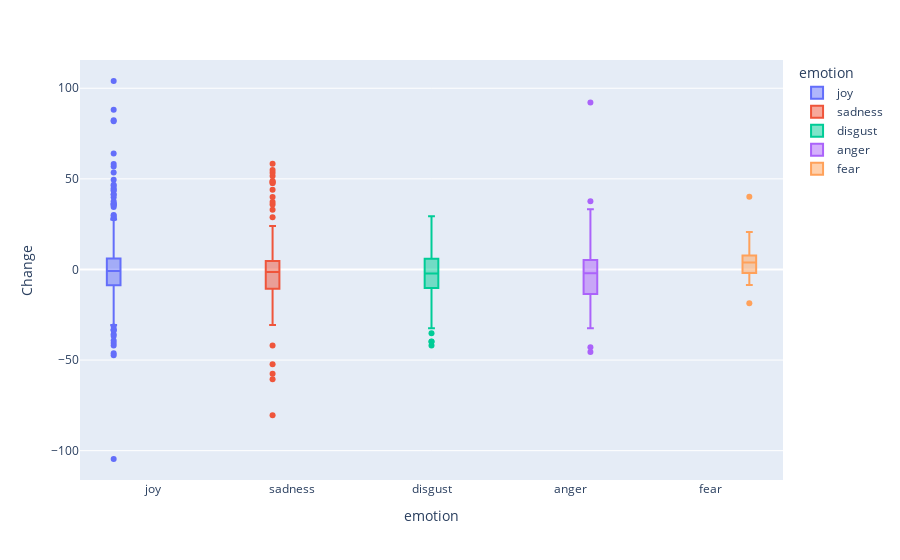
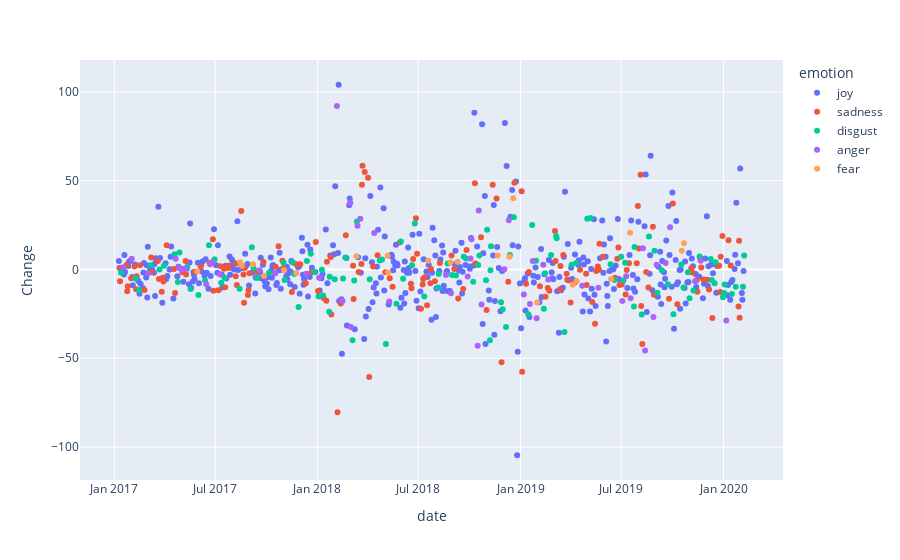

Source (notebook cell) for these figures, in order:
### Code cell
financial_analysis(twitter_d, S_and_P500, "S&P500")

### Figure 1 — Plotly figure (JSON) as saved in the notebook; plotly's stock layout.template omitted (floating-point values rounded to 4 significant figures; data arrays with more than 128 entries replaced by an {"elided": "..."} marker saying what was removed)
{"data": [{"alignmentgroup": "True", "hovertemplate": "emotion=%{x}<br>Change=%{y}<extra></extra>", "legendgroup": "joy", "marker": {"color": "#636efa"}, "name": "joy", "notched": false, "offsetgroup": "joy", "orientation": "v", "showlegend": true, "type": "box", "x": {"elided": "399 str values"}, "x0": " ", "xaxis": "x", "y": {"elided": "399 float values"}, "y0": " ", "yaxis": "y"}, {"alignmentgroup": "True", "hovertemplate": "emotion=%{x}<br>Change=%{y}<extra></extra>", "legendgroup": "sadness", "marker": {"color": "#EF553B"}, "name": "sadness", "notched": false, "offsetgroup": "sadness", "orientation": "v", "showlegend": true, "type": "box", "x": {"elided": "178 str values"}, "x0": " ", "xaxis": "x", "y": {"elided": "178 float values"}, "y0": " ", "yaxis": "y"}, {"alignmentgroup": "True", "hovertemplate": "emotion=%{x}<br>Change=%{y}<extra></extra>", "legendgroup": "disgust", "marker": {"color": "#00cc96"}, "name": "disgust", "notched": false, "offsetgroup": "disgust", "orientation": "v", "showlegend": true, "type": "box", "x": ["disgust", "disgust", "disgust", "disgust", "disgust", "disgust", "disgust", "disgust", "disgust", "disgust", "disgust", "disgust", "disgust", "disgust", "disgust", "disgust", "disgust", "disgust", "disgust", "disgust", "disgust", "disgust", "disgust", "disgust", "disgust", "disgust", "disgust", "disgust", "disgust", "disgust", "disgust", "disgust", "disgust", "disgust", "disgust", "disgust", "disgust", "disgust", "disgust", "disgust", "disgust", "disgust", "disgust", "disgust", "disgust", "disgust", "disgust", "disgust", "disgust", "disgust", "disgust", "disgust", "disgust", "disgust", "disgust", "disgust", "disgust", "disgust", "disgust", "disgust", "disgust", "disgust", "disgust", "disgust", "disgust", "disgust", "disgust", "disgust", "disgust", "disgust", "disgust", "disgust", "disgust", "disgust", "disgust", "disgust", "disgust", "disgust", "disgust", "disgust", "disgust", "disgust", "disgust", "disgust", "disgust", "disgust", "disgust", "disgust", "disgust", "disgust", "disgust", "disgust", "disgust", "disgust", "disgust", "disgust", "disgust", "disgust", "disgust", "disgust", "disgust", "disgust", "disgust", "disgust", "disgust", "disgust", "disgust", "disgust", "disgust", "disgust", "disgust", "disgust", "disgust", "disgust", "disgust"], "x0": " ", "xaxis": "x", "y": [-1.9, -5.1, -11.5, 2.4, 0, 2.1, 8.6, -7.1, 9.5, 1.5, -11, -14.4, -6.2, 13.6, 5.8, -7.5, -4.7, -10.9, 12.5, 0.8, -4.6, -1.9, 3.8, -5.9, 4.1, -2.6, -21.1, 4.7, 8.9, -1.4, -15.2, -0.1, -14.6, -23.8, -4.1, -5.5, -5.1, 6.7, -39.9, -6.2, 27, -5.5, 5.1, 5.6, -42, -19.3, 15.7, -5.2, 2.4, 25.9, -15.2, -10.1, -2.5, 3.3, -3.1, -3.4, 7.1, 6.2, -6.9, 2.5, 7.9, -6.1, 22.4, -39.8, -0.5, 13.1, -18.4, -22.4, -32.4, 8.2, 29.4, -25.2, 25, 4.9, -22.1, -2.2, 8.2, 18.8, 17.6, -35.2, 2.7, 3.6, 28.6, 29, 2.9, -5.9, 7.1, -6.2, 3.8, -20.8, 12.6, -25.3, 18.5, 10.6, -13.1, -0.5, -8.3, -25.2, 2.8, -10.2, -1.5, -16.2, -11.8, 7.3, 5.9, -5.9, -7.8, 4.1, -15.6, -13.2, -8.5, -13.8, -9.8, -9.8, 7.8], "y0": " ", "yaxis": "y"}, {"alignmentgroup": "True", "hovertemplate": "emotion=%{x}<br>Change=%{y}<extra></extra>", "legendgroup": "anger", "marker": {"color": "#ab63fa"}, "name": "anger", "notched": false, "offsetgroup": "anger", "orientation": "v", "showlegend": true, "type": "box", "x": ["anger", "anger", "anger", "anger", "anger", "anger", "anger", "anger", "anger", "anger", "anger", "anger", "anger", "anger", "anger", "anger", "anger", "anger", "anger", "anger", "anger", "anger", "anger", "anger", "anger", "anger", "anger", "anger", "anger", "anger", "anger", "anger", "anger", "anger", "anger", "anger", "anger", "anger", "anger", "anger", "anger", "anger", "anger", "anger", "anger", "anger", "anger", "anger", "anger", "anger", "anger", "anger", "anger"], "x0": " ", "xaxis": "x", "y": [1.2, 6, -2.2, 6.1, 0.9, -0.1, 0.6, -8.3, 2.9, 4.2, -2.9, -0.4, -2.1, -2.4, -4.7, 92.1, -17.7, 37.6, -32.4, 24.6, 28.5, 20.6, -18.1, -3.1, -13.4, -3.9, 6.2, 17, -42.9, 33.2, -19.7, 0.1, 27.7, -14.1, -19.4, 4.8, -27.4, 2.6, -5.6, -9.2, -10.3, -17.7, -3.8, -16.2, 11.9, -45.6, -26.7, 2.7, 3.6, 23.7, -6.7, 4.9, -28.7], "y0": " ", "yaxis": "y"}, {"alignmentgroup": "True", "hovertemplate": "emotion=%{x}<br>Change=%{y}<extra></extra>", "legendgroup": "fear", "marker": {"color": "#FFA15A"}, "name": "fear", "notched": false, "offsetgroup": "fear", "orientation": "v", "showlegend": true, "type": "box", "x": ["fear", "fear", "fear", "fear", "fear", "fear", "fear", "fear", "fear", "fear", "fear", "fear", "fear", "fear", "fear", "fear", "fear", "fear", "fear", "fear", "fear", "fear", "fear"], "x0": " ", "xaxis": "x", "y": [-1.2, 4, 2.1, 3, -3.7, -0.4, -2, 7.5, 7.7, -1.7, 4.9, 3.9, 4.3, 7.8, 7.2, 40.1, -18.6, -8.6, -6.5, -5.4, 20.7, 10.6, 14.7], "y0": " ", "yaxis": "y"}], "layout": {"boxmode": "group", "legend": {"title": {"text": "emotion"}, "tracegroupgap": 0}, "margin": {"t": 60}, "xaxis": {"anchor": "y", "categoryarray": ["joy", "sadness", "disgust", "anger", "fear"], "categoryorder": "array", "domain": [0, 1], "title": {"text": "emotion"}}, "yaxis": {"anchor": "x", "domain": [0, 1], "title": {"text": "Change"}}}}

### Figure 2 — Plotly figure (JSON) as saved in the notebook; plotly's stock layout.template omitted (floating-point values rounded to 4 significant figures; data arrays with more than 128 entries replaced by an {"elided": "..."} marker saying what was removed)
{"data": [{"hovertemplate": "emotion=joy<br>date=%{x}<br>Change=%{y}<extra></extra>", "legendgroup": "joy", "marker": {"color": "#636efa", "symbol": "circle"}, "mode": "markers", "name": "joy", "showlegend": true, "type": "scatter", "x": {"elided": "399 str values"}, "xaxis": "x", "y": {"elided": "399 float values"}, "yaxis": "y"}, {"hovertemplate": "emotion=sadness<br>date=%{x}<br>Change=%{y}<extra></extra>", "legendgroup": "sadness", "marker": {"color": "#EF553B", "symbol": "circle"}, "mode": "markers", "name": "sadness", "showlegend": true, "type": "scatter", "x": {"elided": "178 str values"}, "xaxis": "x", "y": {"elided": "178 float values"}, "yaxis": "y"}, {"hovertemplate": "emotion=disgust<br>date=%{x}<br>Change=%{y}<extra></extra>", "legendgroup": "disgust", "marker": {"color": "#00cc96", "symbol": "circle"}, "mode": "markers", "name": "disgust", "showlegend": true, "type": "scatter", "x": ["2017-01-13", "2017-02-08", "2017-02-14", "2017-03-07", "2017-03-23", "2017-03-31", "2017-04-19", "2017-04-25", "2017-04-28", "2017-05-12", "2017-05-18", "2017-06-01", "2017-06-13", "2017-06-20", "2017-06-30", "2017-07-12", "2017-07-18", "2017-08-14", "2017-09-05", "2017-09-08", "2017-09-15", "2017-10-06", "2017-11-01", "2017-11-03", "2017-11-17", "2017-11-20", "2017-11-28", "2017-12-13", "2017-12-20", "2017-12-26", "2018-01-03", "2018-01-09", "2018-01-11", "2018-01-22", "2018-01-23", "2018-02-01", "2018-02-16", "2018-02-20", "2018-03-05", "2018-03-08", "2018-03-13", "2018-04-05", "2018-04-23", "2018-04-27", "2018-05-04", "2018-05-23", "2018-05-31", "2018-06-04", "2018-06-20", "2018-06-25", "2018-07-12", "2018-08-06", "2018-08-07", "2018-08-23", "2018-08-31", "2018-09-07", "2018-09-21", "2018-09-25", "2018-10-08", "2018-10-17", "2018-10-19", "2018-10-31", "2018-11-02", "2018-11-07", "2018-11-08", "2018-11-09", "2018-11-27", "2018-11-30", "2018-12-06", "2018-12-13", "2018-12-20", "2019-01-15", "2019-01-22", "2019-01-29", "2019-02-12", "2019-02-14", "2019-02-25", "2019-03-06", "2019-03-07", "2019-03-21", "2019-04-03", "2019-04-11", "2019-05-01", "2019-05-07", "2019-06-12", "2019-06-19", "2019-07-01", "2019-07-05", "2019-07-08", "2019-07-24", "2019-07-25", "2019-08-07", "2019-08-20", "2019-08-30", "2019-09-04", "2019-09-12", "2019-09-23", "2019-10-03", "2019-10-17", "2019-10-21", "2019-10-29", "2019-11-01", "2019-11-08", "2019-11-19", "2019-12-09", "2019-12-11", "2019-12-16", "2019-12-18", "2019-12-31", "2020-01-02", "2020-01-03", "2020-01-16", "2020-01-23", "2020-02-05", "2020-02-07"], "xaxis": "x", "y": [-1.9, -5.1, -11.5, 2.4, 0, 2.1, 8.6, -7.1, 9.5, 1.5, -11, -14.4, -6.2, 13.6, 5.8, -7.5, -4.7, -10.9, 12.5, 0.8, -4.6, -1.9, 3.8, -5.9, 4.1, -2.6, -21.1, 4.7, 8.9, -1.4, -15.2, -0.1, -14.6, -23.8, -4.1, -5.5, -5.1, 6.7, -39.9, -6.2, 27, -5.5, 5.1, 5.6, -42, -19.3, 15.7, -5.2, 2.4, 25.9, -15.2, -10.1, -2.5, 3.3, -3.1, -3.4, 7.1, 6.2, -6.9, 2.5, 7.9, -6.1, 22.4, -39.8, -0.5, 13.1, -18.4, -22.4, -32.4, 8.2, 29.4, -25.2, 25, 4.9, -22.1, -2.2, 8.2, 18.8, 17.6, -35.2, 2.7, 3.6, 28.6, 29, 2.9, -5.9, 7.1, -6.2, 3.8, -20.8, 12.6, -25.3, 18.5, 10.6, -13.1, -0.5, -8.3, -25.2, 2.8, -10.2, -1.5, -16.2, -11.8, 7.3, 5.9, -5.9, -7.8, 4.1, -15.6, -13.2, -8.5, -13.8, -9.8, -9.8, 7.8], "yaxis": "y"}, {"hovertemplate": "emotion=anger<br>date=%{x}<br>Change=%{y}<extra></extra>", "legendgroup": "anger", "marker": {"color": "#ab63fa", "symbol": "circle"}, "mode": "markers", "name": "anger", "showlegend": true, "type": "scatter", "x": ["2017-01-17", "2017-02-01", "2017-03-03", "2017-04-21", "2017-04-27", "2017-05-02", "2017-05-08", "2017-06-15", "2017-06-22", "2017-06-26", "2017-07-10", "2017-09-19", "2017-10-16", "2017-12-12", "2018-01-04", "2018-02-05", "2018-02-15", "2018-03-01", "2018-03-02", "2018-03-14", "2018-03-19", "2018-04-13", "2018-05-10", "2018-08-20", "2018-08-29", "2018-09-28", "2018-10-03", "2018-10-05", "2018-10-16", "2018-10-18", "2018-10-23", "2018-12-03", "2018-12-11", "2019-01-07", "2019-01-18", "2019-01-23", "2019-01-30", "2019-02-11", "2019-02-20", "2019-04-22", "2019-05-21", "2019-07-03", "2019-07-10", "2019-07-18", "2019-08-09", "2019-08-13", "2019-08-28", "2019-09-03", "2019-09-19", "2019-09-27", "2019-11-11", "2019-11-21", "2020-01-06"], "xaxis": "x", "y": [1.2, 6, -2.2, 6.1, 0.9, -0.1, 0.6, -8.3, 2.9, 4.2, -2.9, -0.4, -2.1, -2.4, -4.7, 92.1, -17.7, 37.6, -32.4, 24.6, 28.5, 20.6, -18.1, -3.1, -13.4, -3.9, 6.2, 17, -42.9, 33.2, -19.7, 0.1, 27.7, -14.1, -19.4, 4.8, -27.4, 2.6, -5.6, -9.2, -10.3, -17.7, -3.8, -16.2, 11.9, -45.6, -26.7, 2.7, 3.6, 23.7, -6.7, 4.9, -28.7], "yaxis": "y"}, {"hovertemplate": "emotion=fear<br>date=%{x}<br>Change=%{y}<extra></extra>", "legendgroup": "fear", "marker": {"color": "#FFA15A", "symbol": "circle"}, "mode": "markers", "name": "fear", "showlegend": true, "type": "scatter", "x": ["2017-05-30", "2017-08-15", "2017-08-18", "2017-09-07", "2017-09-27", "2017-11-02", "2017-11-24", "2018-03-12", "2018-05-07", "2018-05-08", "2018-07-19", "2018-08-28", "2018-09-10", "2018-11-21", "2018-12-12", "2018-12-19", "2019-01-31", "2019-04-05", "2019-04-12", "2019-06-13", "2019-07-17", "2019-10-18", "2019-10-22"], "xaxis": "x", "y": [-1.2, 4, 2.1, 3, -3.7, -0.4, -2, 7.5, 7.7, -1.7, 4.9, 3.9, 4.3, 7.8, 7.2, 40.1, -18.6, -8.6, -6.5, -5.4, 20.7, 10.6, 14.7], "yaxis": "y"}], "layout": {"legend": {"title": {"text": "emotion"}, "tracegroupgap": 0}, "margin": {"t": 60}, "xaxis": {"anchor": "y", "domain": [0, 1], "title": {"text": "date"}}, "yaxis": {"anchor": "x", "domain": [0, 1], "title": {"text": "Change"}}}}
